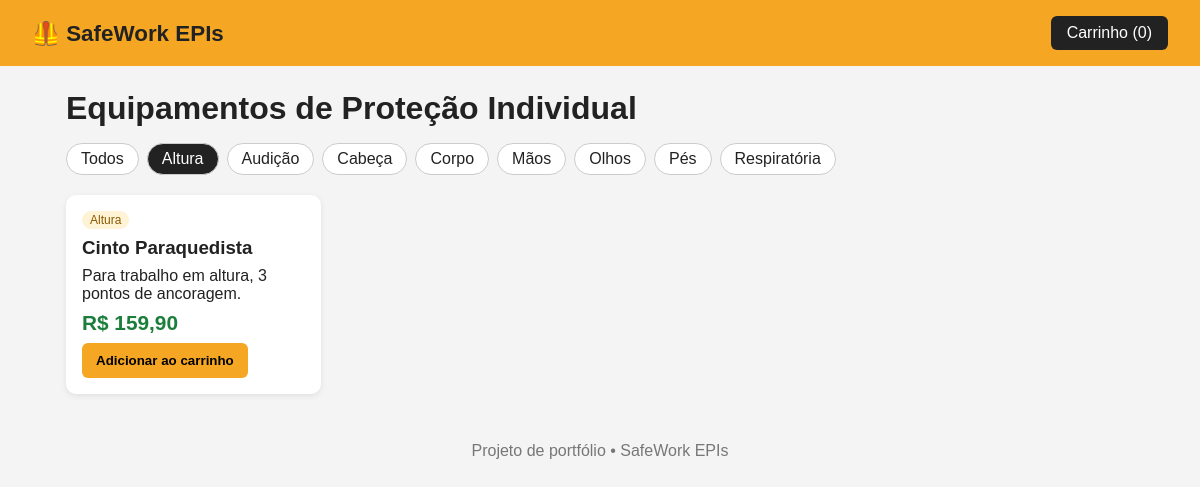
The page /?categoria=Altura on the database its author committed.
### tables this page shows
CREATE TABLE produtos (
            id INTEGER PRIMARY KEY AUTOINCREMENT,
            nome TEXT NOT NULL,
            categoria TEXT NOT NULL,
            preco REAL NOT NULL,
            descricao TEXT
        );

### app.py (the view)
@app.route("/")
def index():
    db = get_db()
    categoria = request.args.get("categoria")
    if categoria:
        produtos = db.execute(
            "SELECT * FROM produtos WHERE categoria = ?", (categoria,)
        ).fetchall()
    else:
        produtos = db.execute("SELECT * FROM produtos").fetchall()
    categorias = db.execute(
        "SELECT DISTINCT categoria FROM produtos ORDER BY categoria"
    ).fetchall()
    return render_template(
        "index.html", produtos=produtos, categorias=categorias, ativa=categoria
    )

### app.py (called while the page is built)
def get_db():
    if "db" not in g:
        g.db = sqlite3.connect(DATABASE)
        g.db.row_factory = sqlite3.Row
    return g.db

@app.template_filter("brl")
def brl(valor):
    texto = f"{valor:,.2f}"
    return "R$ " + texto.replace(",", "X").replace(".", ",").replace("X", ".")

@app.context_processor
def info_carrinho():
    carrinho = session.get("carrinho", {})
    return {"qtd_carrinho": sum(carrinho.values())}

### templates/index.html
{% extends "base.html" %}
{% block conteudo %}
<h1>Equipamentos de Proteção Individual</h1>
<nav class="filtros">
    <a href="{{ url_for('index') }}" class="{{ 'ativo' if not ativa }}">Todos</a>
    {% for c in categorias %}
        <a href="{{ url_for('index', categoria=c['categoria']) }}"
           class="{{ 'ativo' if ativa == c['categoria'] }}">
            {{ c['categoria'] }}
        </a>
    {% endfor %}
</nav>
<section class="grade">
    {% for p in produtos %}
    <article class="card">
        <span class="tag">{{ p['categoria'] }}</span>
        <h3>{{ p['nome'] }}</h3>
        <p>{{ p['descricao'] }}</p>
        <strong class="preco">{{ p['preco'] | brl }}</strong>
        <form method="post" action="{{ url_for('adicionar', produto_id=p['id']) }}">
            <button type="submit">Adicionar ao carrinho</button>
        </form>
    </article>
    {% endfor %}
</section>
{% endblock %}

### static/style.css (style rules this page uses)
* { box-sizing: border-box; margin: 0; padding: 0; }
body { font-family: Arial, sans-serif; background: #f4f4f4; color: #222; }
h1 { margin-bottom: 16px; }
.filtros { display: flex; gap: 8px; flex-wrap: wrap; margin-bottom: 20px; }
.filtros a { padding: 6px 14px; background: #fff; border: 1px solid #ccc; border-radius: 20px; color: #222; text-decoration: none; }
.filtros a.ativo { background: #222; color: #fff; }
.grade { display: grid; grid-template-columns: repeat(auto-fill, minmax(240px, 1fr)); gap: 16px; }
.card { background: #fff; padding: 16px; border-radius: 10px; box-shadow: 0 2px 6px rgba(0, 0, 0, 0.08); display: flex; flex-direction: column; gap: 8px; }
.tag { font-size: 0.75rem; background: #fff3d6; color: #8a5a00; padding: 2px 8px; border-radius: 10px; align-self: flex-start; }
.preco { font-size: 1.3rem; color: #1b7f3b; }
button { background: #f5a623; border: none; padding: 10px 14px; border-radius: 6px; font-weight: bold; cursor: pointer; }

### rows shown on the page
produtos: categoria "Audição"
produtos: categoria "Cabeça"
produtos: categoria "Corpo"
produtos: categoria "Mãos"
produtos: categoria "Olhos"
produtos: categoria "Pés"
produtos: categoria "Respiratória"
produtos: categoria "Altura", nome "Cinto Paraquedista", descricao "Para trabalho em altura, 3 pontos de ancoragem.", preco|brl "R$ 159,90"

### other values the page prints
{{ qtd_carrinho }} "0"
{{ c['categoria'] }} "Altura"
